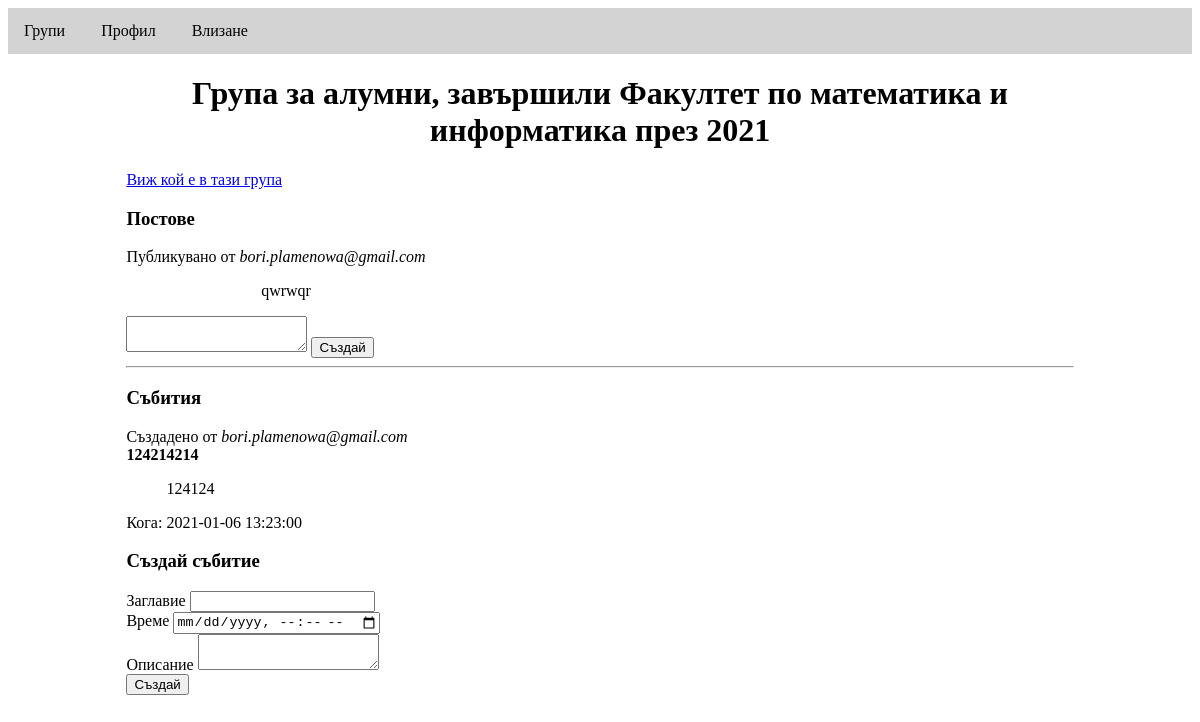
Screenshot of /groups?id=42 with the database file from the repository.
### tables this page shows
CREATE TABLE `groups` (
  `id` int(11) NOT NULL,
  `year` varchar(32) DEFAULT NULL,
  `faculty` varchar(128) NOT NULL,
  `admin_id` int(11) NOT NULL
);

CREATE TABLE `posts` (
  `id` int(11) NOT NULL,
  `group_id` int(11) NOT NULL,
  `content` text NOT NULL,
  `user_id` int(11) NOT NULL
);

CREATE TABLE `users` (
  `id` int(11) NOT NULL,
  `email` varchar(64) NOT NULL,
  `password` varchar(128) NOT NULL,
  `name` varchar(64) NOT NULL,
  `security_level` varchar(32) NOT NULL,
  `place` varchar(64) DEFAULT NULL,
  `faculty` varchar(128) NOT NULL,
  `subject` varchar(64) NOT NULL,
  `administrative_group` int(8) NOT NULL,
  `year_graduated` year(4) NOT NULL,
  `picture` mediumtext DEFAULT NULL
);

CREATE TABLE `events` (
  `id` int(11) NOT NULL,
  `group_id` int(11) NOT NULL,
  `title` varchar(128) NOT NULL,
  `datetime` datetime NOT NULL,
  `description` text NOT NULL,
  `user_id` int(11) NOT NULL
);

### groups/group_show.php (the view, shortened to what this page needs)
<?php
    $group_id = $_GET['id'];
    $conn = new_db_connection();
    $sql = "SELECT id, year, faculty, admin_id FROM groups WHERE id = ?";
    $stmt = $conn->prepare($sql);
    $stmt->execute([$group_id]);
    $group = $stmt->fetch(PDO::FETCH_ASSOC);
    $sql = "SELECT posts.id as id, posts.content as content, user_id, users.email as user_email FROM posts
            JOIN users ON posts.user_id = users.id
            WHERE posts.group_id = ?;";
    $stmt = $conn->prepare($sql);
    $stmt->execute([$group_id]);
    $posts = $stmt->fetchALL(PDO::FETCH_ASSOC);
    $sql = "SELECT events.id as id, title, datetime, description, user_id, users.email as user_email FROM events
            JOIN users ON events.user_id = users.id
            WHERE group_id = ?;";
    $stmt = $conn->prepare($sql);
    $stmt->execute([$group_id]);
    $events = $stmt->fetchALL(PDO::FETCH_ASSOC);
?>
<link rel="stylesheet" href="styles.css">
<h1>
    <?php
        if(isset($group['year'])) {
            printf("Група за алумни, завършили %s през %s", $group['faculty'], $group['year']);
        }
        else {
            printf("Група за алумни, завършили %s", $group['faculty']);
        }
    ?>
</h1>
<a href="<?php echo("/groups/users?id=" . $group_id);?>">Виж кой е в тази група</a>
<div class="posts">
    <h3>Постове</h3>
    <?php foreach($posts as $post): ?>
        <div class='post'>
            <div class='user'>
                <?php printf("Публикувано от <i>%s</i>", $post['user_email']); ?>
            </div>
            <div class='content'>
                <blockquote><?php printf("%s", $post['content']); ?></blockquote>
            </div>
        </div>
    <?php endforeach; ?>
    <div>
        <form action="/groups/create_post.php" method="post">
            <textarea name="content"></textarea>
            <input type="submit" value="Създай"></input>
        </form>
    </div>
</div>
<hr/>
<div class="event">
    <h3>Събития</h3>
    <?php foreach($events as $event): ?>
        <div class='event'>
            <div class='user'>
                <?php printf("Създадено от <i>%s</i>", $event['user_email']); ?>
            </div>
            <div class='content'>
                <b><?php echo($event['title']); ?></b>
            </div>
            <div class='description'>
                <blockquote><?php echo($event['description']); ?></blockquote>
            </div>
            <div class='datetime'>
                Кога: <?php echo($event['datetime']); ?>
            </div>
        </div>
    <?php endforeach; ?>
</div>
<div>
    <h3>Създай събитие</h3>
    <form action="/groups/create_event.php" method="post">
        <div>
            <label>Заглавие</label>
            <input type="text" name="title"></input>
        </div>
        <div>
            <label>Време</label>
            <input type="datetime-local" name="datetime"></input>
        </div>
        <div>
            <label>Описание</label>
            <textarea name="description"></textarea>
        </div>
        <input type="submit" value="Създай"></input>
    </form>
</div>

### templates/styles.css (style rules this page uses)
h1, h2 { text-align: center; }

### groups/styles.css (style rules this page uses)
.post { margin: 0 auto; }
.post .content { width: 80%; margin: 0 auto; }

### rows the page displays
groups: faculty "Факултет по математика и информатика", year "2021"
posts: user.email "bori.plamenowa@gmail.com", content "qwrwqr"
events: user.email "bori.plamenowa@gmail.com", title "124214214", description "124124", datetime "2021-01-06 13:23:00"
